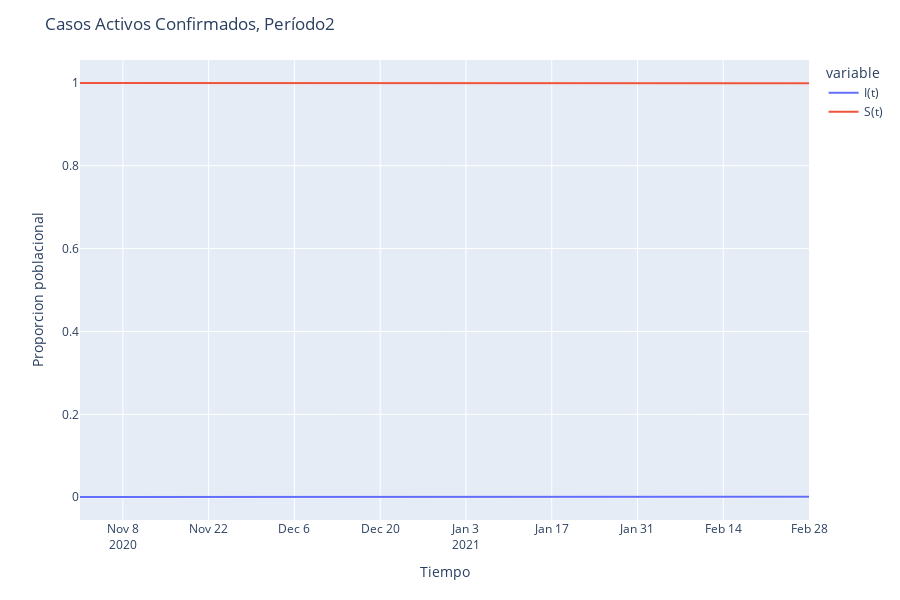

The notebook cell this image was saved under:
### Code cell
fig = px.line(periodo, x=periodo.index, y=['Casos activos confirmados', 'S(t)'])
newnames = {'Casos activos confirmados': "I(t)", 'S(t)': "S(t)"}
fig.for_each_trace(lambda t: t.update(name = newnames[t.name],
                                      legendgroup = newnames[t.name],
                                      hovertemplate = t.hovertemplate.replace(t.name, newnames[t.name])))

fig.update_layout(title='Casos Activos Confirmados, Período'+periodo_t,xaxis_title='Tiempo',yaxis_title='Proporcion poblacional')

fig.show()
